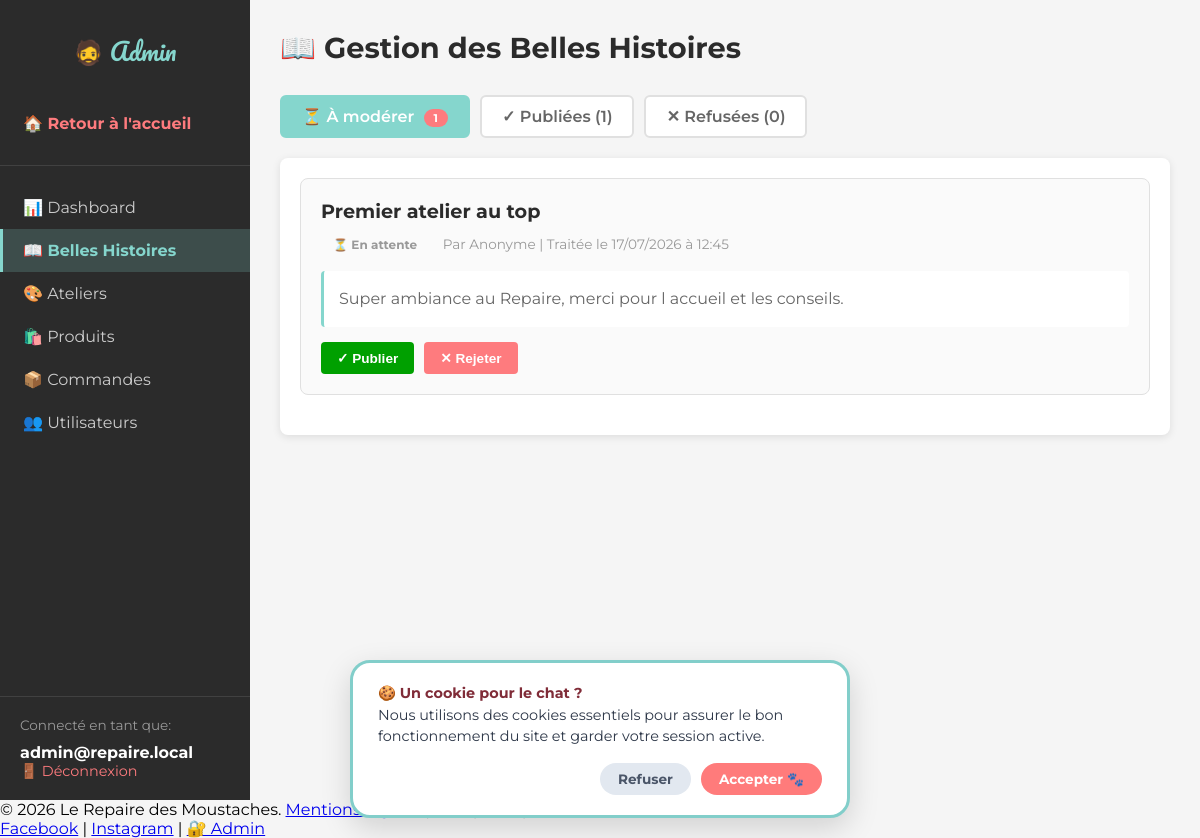
The page /admin/moderer-histoires.php (signed in) on the database its author committed.
### tables this page shows
CREATE TABLE `belles_histoires` (
  `id` int NOT NULL AUTO_INCREMENT,
  `utilisateur_id` int NOT NULL,
  `titre` varchar(150) NOT NULL,
  `contenu` text NOT NULL,
  `statut` enum('en_attente','publiee','refusee') DEFAULT 'en_attente',
  `admin_id` int DEFAULT NULL,
  `date_publication` datetime NOT NULL DEFAULT CURRENT_TIMESTAMP,
  PRIMARY KEY (`id`),
  KEY `fk_histoires_utilisateur` (`utilisateur_id`),
  KEY `fk_histoires_admin` (`admin_id`),
  KEY `idx_histoires_statut` (`statut`),
  CONSTRAINT `fk_histoires_admin` FOREIGN KEY (`admin_id`) REFERENCES `admin_users` (`id`) ON DELETE SET NULL ON UPDATE CASCADE,
  CONSTRAINT `fk_histoires_utilisateur` FOREIGN KEY (`utilisateur_id`) REFERENCES `utilisateurs` (`id`) ON DELETE CASCADE ON UPDATE CASCADE
);

### public/admin/moderer-histoires.php (the view, shortened to what this page needs)
<?php
$pdo = getPDO();
$tab = (string) ($_GET['tab'] ?? 'attente');
$statut = match ($tab) {
    'publiees' => 'publiee',
    'refusees' => 'refusee',
    default => 'en_attente',
};
if ($statut === 'en_attente') {
    $tab = 'attente';
}
$stmt = $pdo->prepare('
    SELECT
        bh.id,
        COALESCE(bh.titre, "") AS titre,
        COALESCE(bh.contenu, "") AS contenu,
        bh.statut,
        bh.date_publication,
        COALESCE(u.nom, "") AS nom,
        COALESCE(u.prenom, "Anonyme") AS prenom
    FROM belles_histoires bh
    LEFT JOIN utilisateurs u ON bh.utilisateur_id = u.id
    WHERE bh.statut = ?
    ORDER BY bh.date_publication DESC
');
$stmt->execute([$statut]);
$histoires = $stmt->fetchAll();
$stats = [
    'en_attente' => 0,
    'publiee' => 0,
    'refusee' => 0
];
$stmt = $pdo->query("SELECT statut, COUNT(*) AS count FROM belles_histoires GROUP BY statut");
while ($row = $stmt->fetch()) {
    if (isset($stats[$row['statut']])) {
        $stats[$row['statut']] = (int)$row['count'];
    }
}
?>
<!DOCTYPE html>
<html lang="fr">
<head>
</head>
<body>
    <div class="admin-container">
        <aside class="admin-sidebar">
            <div class="admin-logo">
                <h2>🧔 Admin</h2>
            </div>
            <ul class="admin-menu">
                <li><a href="../index.php" style="color: #FE7B7E; font-weight: 700;">🏠 Retour à l'accueil</a></li>
                <li style="margin-top: 20px; border-top: 1px solid rgba(255, 255, 255, 0.1); padding-top: 20px;"></li>
                <li><a href="dashboard.php">📊 Dashboard</a></li>
                <li><a href="moderer-histoires.php" class="active">📖 Belles Histoires</a></li>
                <li><a href="ateliers.php">🎨 Ateliers</a></li>
                <li><a href="produits.php">🛍️ Produits</a></li>
                <li><a href="commandes.php">📦 Commandes</a></li>
                <li><a href="utilisateurs.php">👥 Utilisateurs</a></li>
            </ul>
            <div class="admin-user-info">
                <p>Connecté en tant que:</p>
                <strong><?php echo htmlspecialchars($_SESSION['admin_email'] ?? '', ENT_QUOTES, 'UTF-8'); ?></strong>
                <a href="../logout.php">🚪 Déconnexion</a>
            </div>
        </aside>
        <main class="admin-main">
            <div class="admin-header">
                <h1>📖 Gestion des Belles Histoires</h1>
            </div>
            <div class="tabs">
                <a href="?tab=attente" class="tab-btn <?php echo $tab === 'attente' ? 'active' : ''; ?>">
                    ⏳ À modérer
                    <?php if ($stats['en_attente'] > 0): ?>
                        <span class="badge"><?php echo $stats['en_attente']; ?></span>
                    <?php endif; ?>
                </a>
                <a href="?tab=publiees" class="tab-btn <?php echo $tab === 'publiees' ? 'active' : ''; ?>">
                    ✓ Publiées (<?php echo $stats['publiee']; ?>)
                </a>
                <a href="?tab=refusees" class="tab-btn <?php echo $tab === 'refusees' ? 'active' : ''; ?>">
                    ✕ Refusées (<?php echo $stats['refusee']; ?>)
                </a>
            </div>
            <div class="section">
                <?php if (empty($histoires)): ?>
                    <div class="empty-state">
                        <?php
                            if ($tab === 'attente') echo 'Aucune histoire en attente de modération. 🎉';
                            elseif ($tab === 'publiees') echo 'Aucune histoire publiée pour le moment.';
                            else echo 'Aucune histoire refusée.';
                        ?>
                    </div>
                <?php else: ?>
                    <?php foreach ($histoires as $histoire): ?>
                        <div class="histoire-card">
                            <h3><?php echo htmlspecialchars($histoire['titre'], ENT_QUOTES, 'UTF-8'); ?></h3>
                            <div class="histoire-meta">
                                <span class="statut-badge statut-<?php echo $histoire['statut']; ?>">
                                    <?php
                                        $statutLabels = [
                                            'en_attente' => '⏳ En attente',
                                            'publiee' => '✓ Publiée',
                                            'refusee' => '✕ Refusées'
                                        ];
                                        echo $statutLabels[$histoire['statut']] ?? $histoire['statut'];
                                    ?>
                                </span>
                                Par <?php echo htmlspecialchars(trim(($histoire['prenom'] ?? '') . ' ' . ($histoire['nom'] ?? '')), ENT_QUOTES, 'UTF-8'); ?>
                                | <?php
                                    echo !empty($histoire['date_publication'])
                                        ? 'Traitée le ' . date('d/m/Y à H:i', strtotime($histoire['date_publication']))
                                        : 'En attente de traitement';
                                ?>
                            </div>
                            <div class="histoire-contenu">
                                <?php echo nl2br(htmlspecialchars($histoire['contenu'], ENT_QUOTES, 'UTF-8')); ?>
                            </div>
                            <div class="actions">
                                <?php if ($histoire['statut'] === 'en_attente'): ?>
                                    <form method="POST" style="display: inline;">
                                        <button type="submit" class="btn btn-success">✓ Publier</button>
                                    </form>
                                    <form method="POST" style="display: inline;" onsubmit="return confirm('Êtes-vous sûr de vouloir rejeter cette histoire ?');">
                                        <button type="submit" class="btn btn-danger">✕ Rejeter</button>
                                    </form>
                                <?php endif; ?>
                            </div>
                        </div>
                    <?php endforeach; ?>
                <?php endif; ?>
            </div>
        </main>
    </div>
    <?php require_once __DIR__ . '/../../includes/footer.php'; ?>
</body>
</html>

### public/admin/moderer-histoires.php (style rules this page uses)
* { margin: 0; padding: 0; box-sizing: border-box; }
body { font-family: 'Montserrat', sans-serif; background: #F5F5F5; }
.admin-container { display: flex; min-height: 100vh; }
.admin-sidebar { width: 250px; background: #2B2B2B; color: white; padding: 30px 0; position: fixed; height: 100vh; overflow-y: auto; }
.admin-logo { padding: 0 20px; margin-bottom: 30px; text-align: center; }
.admin-logo h2 { font-family: 'Pacifico', cursive; color: #85D6CD; font-size: 1.5rem; font-weight: normal; }
.admin-menu { list-style: none; }
.admin-menu li { margin: 0; }
.admin-menu a { display: block; padding: 12px 20px; color: #ccc; text-decoration: none; transition: all 0.3s; border-left: 3px solid transparent; }
.admin-menu a.active { background: rgba(133, 214, 205, 0.2); color: #85D6CD; border-left-color: #85D6CD; font-weight: 700; }
.admin-user-info { padding: 20px; border-top: 1px solid rgba(255, 255, 255, 0.1); margin-top: auto; position: absolute; bottom: 0; width: 100%; }
.admin-user-info p { font-size: 0.85rem; color: #999; margin-bottom: 10px; }
.admin-user-info a { display: block; color: #FE7B7E; text-decoration: none; font-size: 0.9rem; }
.admin-main { flex: 1; margin-left: 250px; padding: 30px; }
.admin-header { margin-bottom: 30px; }
.admin-header h1 { font-size: 1.8rem; color: #2B2B2B; margin-bottom: 20px; }
.tabs { display: flex; gap: 10px; margin-bottom: 20px; flex-wrap: wrap; }
.tab-btn { padding: 10px 20px; background: white; border: 2px solid #E0E0E0; border-radius: 6px; cursor: pointer; font-family: 'Montserrat', sans-serif; font-weight: 600; color: #666; transition: all 0.3s; text-decoration: none; display: inline-block; }
.tab-btn.active { background: #85D6CD; color: white; border-color: #85D6CD; }
.badge { background: #FE7B7E; color: white; padding: 2px 10px; border-radius: 12px; font-size: 0.7rem; font-weight: 700; margin-left: 5px; }
.section { background: white; border-radius: 8px; padding: 20px; box-shadow: 0 2px 8px rgba(0, 0, 0, 0.1); }
.histoire-card { border: 1px solid #E0E0E0; border-radius: 8px; padding: 20px; margin-bottom: 20px; background: #FAFAFA; }
.histoire-card h3 { color: #2B2B2B; margin-bottom: 10px; font-size: 1.2rem; }
.histoire-meta { font-size: 0.85rem; color: #999; margin-bottom: 15px; }
.histoire-contenu { color: #666; line-height: 1.6; margin-bottom: 15px; padding: 15px; background: white; border-radius: 4px; border-left: 3px solid #85D6CD; }
.actions { display: flex; gap: 10px; flex-wrap: wrap; }
.btn { padding: 8px 16px; border: none; border-radius: 4px; cursor: pointer; text-decoration: none; font-size: 0.85rem; font-weight: 700; transition: all 0.3s; display: inline-block; }
.btn-success { background: #00A000; color: white; }
.btn-danger { background: #FE7B7E; color: white; }
.statut-badge { display: inline-block; padding: 4px 12px; border-radius: 20px; font-size: 0.75rem; font-weight: 700; margin-right: 10px; }

### rows shown on the page
belles_histoires: titre "Premier atelier au top", statut "⏳ En attente", nom "Anonyme", date_publication "17/07/2026 à 12:45", contenu "Super ambiance au Repaire, merci pour l accueil et les conseils."

### other values the page prints
$_SESSION['admin_email'] "admin@repaire.local"
$stats['en_attente'] "1"
$stats['publiee'] "1"
$stats['refusee'] "0"
